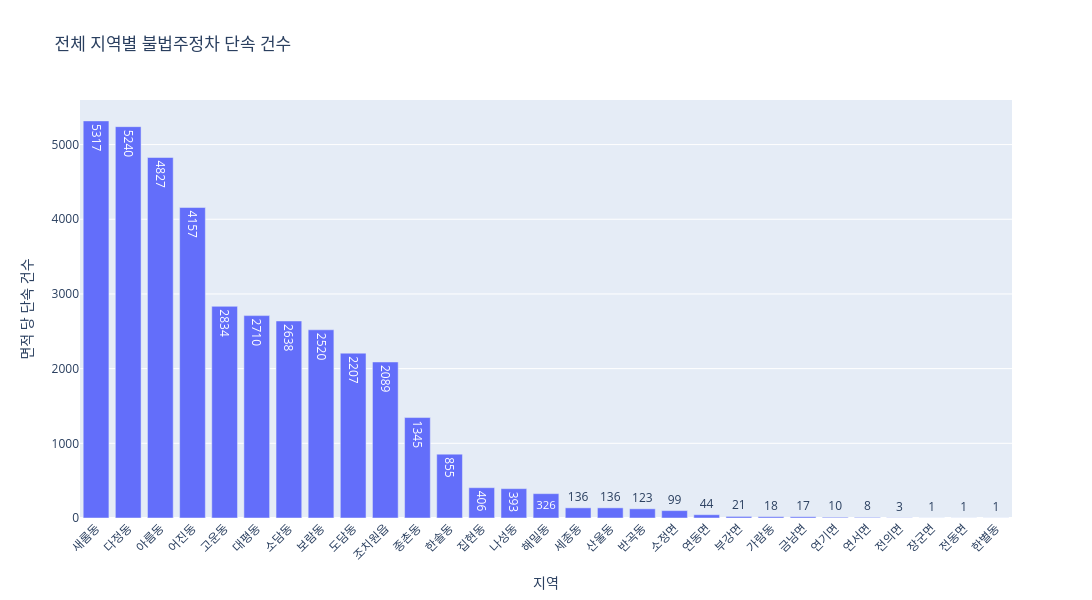

Write notebook code for a chart like this one.
### Code cell
fig = px.bar(
    merged_df,
    x='지역',
    y='면적 당 단속건수',
    text='면적 당 단속건수',
    title='전체 지역별 불법주정차 단속 건수'
)

fig.update_layout(
    xaxis_title='지역',
    yaxis_title='면적 당 단속 건수',
    xaxis_tickangle=-45,
    width=1200,
    height=600
)

fig.show()

### Figure 1 — Plotly figure (JSON) as saved in the notebook; plotly's stock layout.template omitted (floating-point values rounded to 4 significant figures)
{"data": [{"hovertemplate": "지역=%{x}<br>면적 당 단속건수=%{text}<extra></extra>", "legendgroup": "", "marker": {"color": "#636efa", "pattern": {"shape": ""}}, "name": "", "orientation": "v", "showlegend": false, "text": [5317.0, 5240.0, 4827.0, 4157.0, 2834.0, 2710.0, 2638.0, 2520.0, 2207.0, 2089.0, 1345.0, 855.0, 406.0, 393.0, 326.0, 136.0, 136.0, 123.0, 99.0, 44.0, 21.0, 18.0, 17.0, 10.0, 8.0, 3.0, 1.0, 1.0, 1.0], "textposition": "auto", "type": "bar", "x": ["새롬동", "다정동", "아름동", "어진동", "고운동", "대평동", "소담동", "보람동", "도담동", "조치원읍", "종촌동", "한솔동", "집현동", "나성동", "해밀동", "세종동", "산울동", "반곡동", "소정면", "연동면", "부강면", "가람동", "금남면", "연기면", "연서면", "전의면", "장군면", "전동면", "한별동"], "xaxis": "x", "y": [5317, 5240, 4827, 4157, 2834, 2710, 2638, 2520, 2207, 2089, 1345, 855, 406, 393, 326, 136, 136, 123, 99, 44, 21, 18, 17, 10, 8, 3, 1, 1, 1], "yaxis": "y"}], "layout": {"barmode": "relative", "height": 600, "legend": {"tracegroupgap": 0}, "title": {"text": "전체 지역별 불법주정차 단속 건수"}, "width": 1200, "xaxis": {"anchor": "y", "domain": [0, 1], "tickangle": -45, "title": {"text": "지역"}}, "yaxis": {"anchor": "x", "domain": [0, 1], "title": {"text": "면적 당 단속 건수"}}}}
